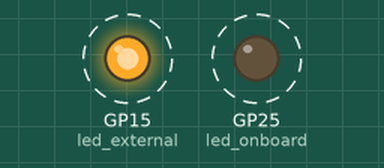
Recording of a program running on a simulated Raspberry Pi Pico running MicroPython. Parts: output pins drawn as LEDs (lit = HIGH). Dashed ring = blinking.

Above: at 0.5 s.
Timing chart, 0 to 4.6 s (numbered marks = the images above):
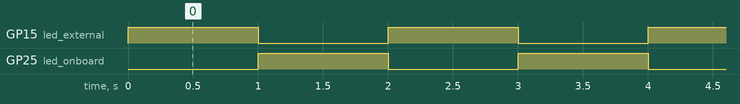

Measured:
- by itself, GP15 (led_external), GP25 (led_onboard): alternates HIGH for 1.0 s and LOW for 1.0 s

The program:

blinky.py
```python
import machine
import time

led_external = machine.Pin(15, machine.Pin.OUT)
led_onboard = machine.Pin(25, machine.Pin.OUT)
led_onboard.toggle()
while True:
    led_external.toggle()
    led_onboard.toggle()
    time.sleep(1)
```
